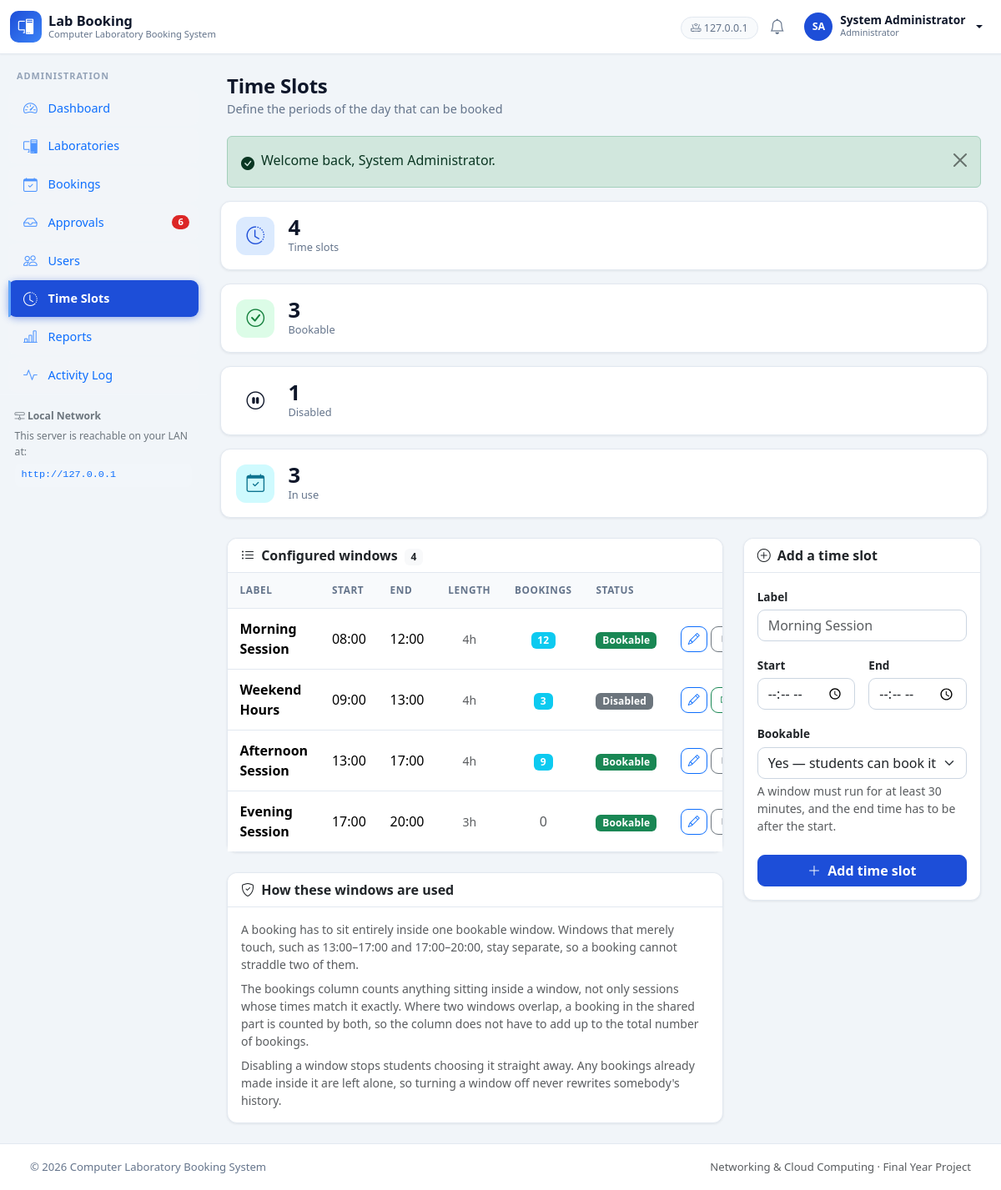
/admin/time-slots.php (signed in), run on the app's committed database.
### tables this page shows
CREATE TABLE `users` (
  `id`            INT(11)      NOT NULL AUTO_INCREMENT,
  `name`          VARCHAR(120)  NOT NULL,
  `email`         VARCHAR(191)  NOT NULL,
  `password`      VARCHAR(255)  NOT NULL,
  `role`          ENUM('admin','user')   NOT NULL DEFAULT 'user',
  `status`        ENUM('active','inactive') NOT NULL DEFAULT 'active',
  `student_no`    VARCHAR(50)   DEFAULT NULL,
  `phone`         VARCHAR(30)   DEFAULT NULL,
   
   
   
   
   
  `avatar`        VARCHAR(191)  DEFAULT NULL,
  `last_login_at` DATETIME      DEFAULT NULL,
  `created_at`    DATETIME      NOT NULL DEFAULT CURRENT_TIMESTAMP,
  `updated_at`    DATETIME      NOT NULL DEFAULT CURRENT_TIMESTAMP ON UPDATE CURRENT_TIMESTAMP,
  PRIMARY KEY (`id`),
  UNIQUE KEY `uq_users_email` (`email`),
  UNIQUE KEY `uq_users_student_no` (`student_no`),
  KEY `idx_users_role_status` (`role`,`status`)
);

CREATE TABLE `time_slots` (
  `id`         INT(11)     NOT NULL AUTO_INCREMENT,
  `label`      VARCHAR(60) NOT NULL,
  `start_time` TIME         NOT NULL,
  `end_time`   TIME         NOT NULL,
  `is_active`  TINYINT(1)   NOT NULL DEFAULT 1,
  `created_at` DATETIME     NOT NULL DEFAULT CURRENT_TIMESTAMP,
  `updated_at` DATETIME     NOT NULL DEFAULT CURRENT_TIMESTAMP ON UPDATE CURRENT_TIMESTAMP,
  PRIMARY KEY (`id`),
  UNIQUE KEY `uq_time_slots_range` (`start_time`,`end_time`)
);

### admin/time-slots.php (the view, shortened to what the rows shown need)
<?php
require_admin();
$editId   = query_int('edit', 0);
$slots = time_slot_list();
$usage = time_slot_booking_counts();
$editing = $editId > 0 ? time_slot_find($editId) : null;
layout_start(array('title' => 'Time Slots', 'active' => 'slots'));
?>
<div class="row g-4">
    <div class="col-lg-8">
        <div class="card">
            <?php if (empty($slots)): ?>
                <?php
                echo empty_state(
                    'bi-clock-history',
                    'No time slots yet',
                    'Add the first bookable window with the form alongside.'
                );
                ?>
            <?php else: ?>
                <div class="table-responsive">
                    <table class="table table-hover align-middle mb-0">
                        <thead class="table-light">
                            <tr>
                                <th>Label</th>
                                <th>Start</th>
                                <th>End</th>
                                <th class="text-center">Length</th>
                                <th class="text-center">Bookings</th>
                                <th>Status</th>
                                <th></th>
                            </tr>
                        </thead>
                        <tbody>
                        <?php foreach ($slots as $slot):
                            $id       = (int) $slot['id'];
                            $isActive = (int) $slot['is_active'] === 1;
                            $inUse    = isset($usage[$id]) ? $usage[$id] : 0;
                            $sm       = time_to_minutes($slot['start_time']);
                            $em       = time_to_minutes($slot['end_time']);
                            $length   = ($sm !== null && $em !== null) ? $em - $sm : 0;
                            $isEditing = $editing !== null && (int) $editing['id'] === $id;
                        ?>
                            <tr>
                                <td class="fw-bold"><?php echo e($slot['label']); ?></td>
                                <td><?php echo e(format_time($slot['start_time'])); ?></td>
                                <td><?php echo e(format_time($slot['end_time'])); ?></td>
                                <td class="text-center small text-muted">
                                    <?php echo e(format_duration($length)); ?>
                                </td>
                                <td class="text-center">
                                    <?php if ($inUse > 0): ?>
                                        <span class="badge bg-info"><?php echo (int) $inUse; ?></span>
                                    <?php else: ?>
                                        <span class="text-muted">0</span>
                                    <?php endif; ?>
                                </td>
                                <td>
                                    <span class="badge <?php echo e(time_slot_active_badge($isActive)); ?>">
                                        <?php echo e(time_slot_active_label($isActive)); ?>
                                    </span>
                                </td>
                                <td class="text-end text-nowrap">
                                    <div class="d-inline-flex gap-1">
                                        <?php if ($isEditing): ?>
                                            <a class="btn btn-sm btn-outline-secondary"
                                               href="<?php echo e(url('admin/time-slots.php')); ?>"
                                               title="Cancel edit">
                                                <i class="bi bi-x-lg"></i>
                                            </a>
                                        <?php else: ?>
                                            <a class="btn btn-sm btn-outline-primary"
                                               href="<?php echo e(url('admin/time-slots.php?edit=' . $id)); ?>"
                                               title="Edit this slot">
                                                <i class="bi bi-pencil"></i>
                                            </a>
                                        <?php endif; ?>
                                         <form method="post" action="" class="d-inline">
                                             <button type="submit"
                                                     class="btn btn-sm <?php echo $isActive ? 'btn-outline-secondary' : 'btn-outline-success'; ?>"
                                                     title="<?php echo $isActive ? 'Disable this slot' : 'Enable this slot'; ?>">
                                                 <i class="bi <?php echo $isActive ? 'bi-pause' : 'bi-play'; ?>"></i>
                                             </button>
                                         </form>
                                     </div>
                                 </td>
                             </tr>
                        <?php endforeach; ?>
                        </tbody>
                    </table>
                </div>
            <?php endif; ?>
        </div>
    </div>
</div>

### includes/navbar.php (shortened to what the rows shown need)
<?php
$__user = current_user();
$__serverIp = isset($_SERVER['SERVER_ADDR']) ? $_SERVER['SERVER_ADDR'] : '';
?>
<nav class="navbar navbar-expand-lg app-navbar sticky-top">
  <div class="container-fluid">
    <div class="collapse navbar-collapse justify-content-end">
      <ul class="navbar-nav align-items-lg-center gap-lg-1">
        <?php if (!is_logged_in()): ?>
          <li class="nav-item">
            <a class="btn btn-sm btn-outline-primary" href="<?php echo e(url('auth/login.php')); ?>">Sign in</a>
          </li>
        <?php else: ?>
          <?php if ($__serverIp !== ''): ?>
          <li class="nav-item d-none d-xl-block">
            <span class="nav-server" title="Clients on the local network can reach this server here">
              <i class="bi bi-router"></i> <?php echo e($__serverIp); ?>
            </span>
          </li>
          <?php endif; ?>
          <li class="nav-item">
            <a class="nav-icon" href="<?php echo e(url(is_admin() ? 'admin/notifications.php' : 'user/notifications.php')); ?>"
               title="Notifications">
              <i class="bi bi-bell"></i>
            </a>
          </li>
          <li class="nav-item dropdown">
            <a class="nav-user dropdown-toggle" href="#" data-bs-toggle="dropdown" aria-expanded="false">
              <span class="avatar"><?php echo e(initials($__user['name'])); ?></span>
              <span class="d-none d-sm-inline">
                <strong><?php echo e($__user['name']); ?></strong>
                <small class="role-tag"><?php echo e($__user['role'] === 'admin' ? 'Administrator' : 'Student'); ?></small>
              </span>
            </a>
          </li>
        <?php endif; ?>
      </ul>
    </div>
  </div>
</nav>

### includes/sidebar.php (shortened to what the rows shown need)
<?php
$__active = isset($GLOBALS['__active']) ? $GLOBALS['__active'] : '';
$__isAdmin = is_admin();
if ($__isAdmin) {
    $__links = array(
        array('key' => 'dashboard',     'icon' => 'bi-speedometer2',   'label' => 'Dashboard',      'href' => 'admin/index.php'),
        array('key' => 'laboratories',  'icon' => 'bi-pc-display',     'label' => 'Laboratories',   'href' => 'admin/laboratories.php'),
        array('key' => 'bookings',      'icon' => 'bi-calendar-check',  'label' => 'Bookings',       'href' => 'admin/bookings.php'),
        array('key' => 'approvals',     'icon' => 'bi-inbox',           'label' => 'Approvals',      'href' => 'admin/approvals.php', 'badge' => 'pending'),
        array('key' => 'users',         'icon' => 'bi-people',          'label' => 'Users',          'href' => 'admin/users.php'),
        array('key' => 'slots',         'icon' => 'bi-clock-history',   'label' => 'Time Slots',     'href' => 'admin/time-slots.php'),
        array('key' => 'reports',       'icon' => 'bi-bar-chart-line',  'label' => 'Reports',        'href' => 'admin/reports.php'),
        array('key' => 'activity',      'icon' => 'bi-activity',        'label' => 'Activity Log',   'href' => 'admin/activity.php'),
    );
    $__section = 'Administration';
}
$__pendingCount = 0;
if ($__isAdmin) {
    try {
        $__pendingCount = (int) db_value("SELECT COUNT(*) FROM bookings WHERE status = 'pending'");
    } catch (Exception $e) {
        $__pendingCount = 0;
    }
}
?>
<aside class="app-sidebar offcanvas-lg offcanvas-start" tabindex="-1" id="appSidebar"
       aria-label="Main navigation">
  <div class="offcanvas-body d-lg-flex flex-column p-0">
    <div class="sidebar-section"><?php echo e($__section); ?></div>
    <nav class="sidebar-nav">
      <?php foreach ($__links as $__link):
          $__count = 0;
          if (isset($__link['badge']) && $__link['badge'] === 'pending') {
              $__count = $__pendingCount;
          }
      ?>
        <a class="sidebar-link text-primary<?php echo nav_active($__active, $__link['key']); ?>"
           href="<?php echo e(url($__link['href'])); ?>">
          <i class="bi <?php echo e($__link['icon']); ?>"></i>
          <span><?php echo e($__link['label']); ?></span>
          <?php if ($__count > 0): ?>
            <span class="sidebar-badge"><?php echo e($__count); ?></span>
          <?php endif; ?>
        </a>
      <?php endforeach; ?>
    </nav>
    <div class="sidebar-foot">
      <div class="sidebar-foot-title text-secondary"><i class="bi bi-hdd-network"></i> Local Network</div>
      <p class="mb-1 text-secondary">This server is reachable on your LAN at:</p>
      <code class="lan-url text-primary">http://<?php echo e(isset($_SERVER['SERVER_ADDR']) ? $_SERVER['SERVER_ADDR'] : 'SERVER_IP'); ?></code>
    </div>
  </div>
</aside>

### data on the page
users: name "SA", name "System Administrator", role "Administrator", role "ADMINISTRATION"
time_slots: label "Morning Session", start_time "08:00", end_time "12:00", format_duration($length) "4h", id "12", is_active "Bookable"
time_slots: label "Weekend Hours", start_time "09:00", end_time "13:00", format_duration($length) "4h", id "3", is_active "Disabled"
time_slots: label "Afternoon Session", start_time "13:00", end_time "17:00", format_duration($length) "4h", id "9", is_active "Bookable"
time_slots: label "Evening Session", start_time "17:00", end_time "20:00", format_duration($length) "3h", is_active "Bookable"

### other printed values
$__serverIp "127.0.0.1"
$__link['label'] "Dashboard"
$__link['label'] "Laboratories"
$__link['label'] "Bookings"
$__link['label'] "Approvals"
$__count "6"
$__link['label'] "Users"
$__link['label'] "Time Slots"
$__link['label'] "Reports"
$__link['label'] "Activity Log"
isset($_SERVER['SERVER_ADDR']) ? $_SERVER['SERVER_ADDR'] : 'SERVER_IP' "127.0.0.1"
$title "Time Slots"
$subtitle "Define the periods of the day that can be booked"
$flash['message'] "Welcome back, System Administrator."
$value "4 3 1 3"
